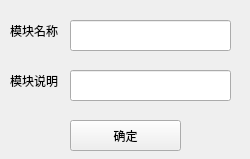
<?xml version="1.0" encoding="UTF-8"?>
<ui version="4.0">
 <class>FormMod</class>
 <widget class="QWidget" name="FormMod">
  <property name="windowModality">
   <enum>Qt::NonModal</enum>
  </property>
  <property name="geometry">
   <rect>
    <x>0</x>
    <y>0</y>
    <width>250</width>
    <height>159</height>
   </rect>
  </property>
  <property name="windowTitle">
   <string>模块</string>
  </property>
  <widget class="QPushButton" name="BtnMod">
   <property name="geometry">
    <rect>
     <x>70</x>
     <y>120</y>
     <width>111</width>
     <height>31</height>
    </rect>
   </property>
   <property name="text">
    <string>确定</string>
   </property>
  </widget>
  <widget class="QLineEdit" name="LetModCmt">
   <property name="geometry">
    <rect>
     <x>70</x>
     <y>70</y>
     <width>161</width>
     <height>31</height>
    </rect>
   </property>
  </widget>
  <widget class="QLabel" name="label_7">
   <property name="geometry">
    <rect>
     <x>10</x>
     <y>70</y>
     <width>51</width>
     <height>21</height>
    </rect>
   </property>
   <property name="text">
    <string>模块说明</string>
   </property>
  </widget>
  <widget class="QLabel" name="label_6">
   <property name="geometry">
    <rect>
     <x>10</x>
     <y>20</y>
     <width>51</width>
     <height>21</height>
    </rect>
   </property>
   <property name="text">
    <string>模块名称</string>
   </property>
  </widget>
  <widget class="QLineEdit" name="LetModName">
   <property name="geometry">
    <rect>
     <x>70</x>
     <y>20</y>
     <width>161</width>
     <height>31</height>
    </rect>
   </property>
  </widget>
 </widget>
 <resources/>
 <connections/>
</ui>
